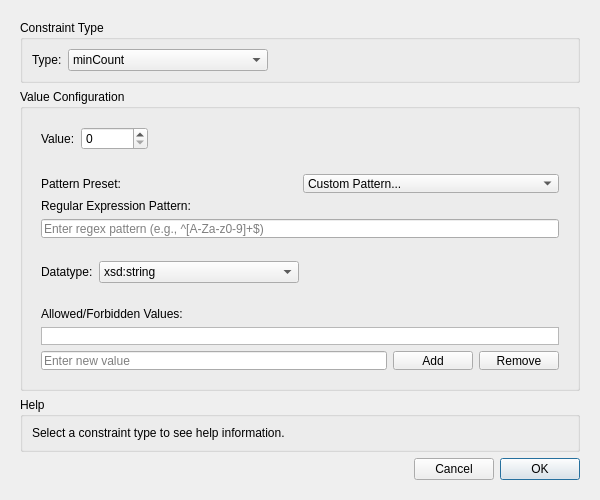
<?xml version="1.0" encoding="UTF-8"?>
<ui version="4.0">
 <class>ConstraintEditorDialog</class>
 <widget class="QDialog" name="ConstraintEditorDialog">
  <property name="geometry">
   <rect>
    <x>200</x>
    <y>200</y>
    <width>600</width>
    <height>500</height>
   </rect>
  </property>
  <property name="windowTitle">
   <string>Constraint Editor</string>
  </property>
  <property name="modal">
   <bool>true</bool>
  </property>
  <widget class="QWidget" name="centralwidget">
   <property name="geometry">
    <rect>
     <x>20</x>
     <y>20</y>
     <width>560</width>
     <height>460</height>
    </rect>
   </property>
   <layout class="QVBoxLayout" name="mainLayout">
    <item>
     <widget class="QGroupBox" name="constraintTypeGroup">
      <property name="title">
       <string>Constraint Type</string>
      </property>
      <layout class="QHBoxLayout" name="constraintTypeLayout">
       <item>
        <widget class="QLabel" name="constraintTypeLabel">
         <property name="text">
          <string>Type:</string>
         </property>
        </widget>
       </item>
       <item>
        <widget class="QComboBox" name="constraintTypeCombo">
         <property name="minimumSize">
          <size>
           <width>200</width>
           <height>0</height>
          </size>
         </property>
         <item>
          <property name="text">
           <string>minCount</string>
          </property>
         </item>
         <item>
          <property name="text">
           <string>maxCount</string>
          </property>
         </item>
         <item>
          <property name="text">
           <string>minLength</string>
          </property>
         </item>
         <item>
          <property name="text">
           <string>maxLength</string>
          </property>
         </item>
         <item>
          <property name="text">
           <string>pattern</string>
          </property>
         </item>
         <item>
          <property name="text">
           <string>datatype</string>
          </property>
         </item>
         <item>
          <property name="text">
           <string>in</string>
          </property>
         </item>
         <item>
          <property name="text">
           <string>notIn</string>
          </property>
         </item>
        </widget>
       </item>
       <item>
        <spacer name="constraintTypeSpacer">
         <property name="orientation">
          <enum>Qt::Horizontal</enum>
         </property>
         <property name="sizeHint" stdset="0">
          <size>
           <width>40</width>
           <height>20</height>
          </size>
         </property>
        </spacer>
       </item>
      </layout>
     </widget>
    </item>
    <item>
     <widget class="QGroupBox" name="valueConfigGroup">
      <property name="title">
       <string>Value Configuration</string>
      </property>
      <layout class="QVBoxLayout" name="valueConfigLayout">
       
       <!-- Numeric Value Field (for minCount, maxCount, minLength, maxLength) -->
       <item>
        <widget class="QWidget" name="numericValueWidget">
         <layout class="QHBoxLayout" name="numericValueLayout">
          <item>
           <widget class="QLabel" name="numericValueLabel">
            <property name="text">
             <string>Value:</string>
            </property>
           </widget>
          </item>
          <item>
           <widget class="QSpinBox" name="numericValueSpinBox">
            <property name="minimum">
             <number>0</number>
            </property>
            <property name="maximum">
             <number>999999</number>
            </property>
           </widget>
          </item>
          <item>
           <spacer name="numericValueSpacer">
            <property name="orientation">
             <enum>Qt::Horizontal</enum>
            </property>
            <property name="sizeHint" stdset="0">
             <size>
              <width>40</width>
              <height>20</height>
             </size>
            </property>
           </spacer>
          </item>
         </layout>
        </widget>
       </item>
       
       <!-- Pattern Value Field (for pattern constraints) -->
       <item>
        <widget class="QWidget" name="patternValueWidget">
         <layout class="QVBoxLayout" name="patternValueLayout">
          <item>
           <layout class="QHBoxLayout" name="patternPresetLayout">
            <item>
             <widget class="QLabel" name="patternPresetLabel">
              <property name="text">
               <string>Pattern Preset:</string>
              </property>
             </widget>
            </item>
            <item>
             <widget class="QComboBox" name="patternPresetCombo">
              <property name="minimumSize">
               <size>
                <width>250</width>
                <height>0</height>
               </size>
              </property>
              <item>
               <property name="text">
                <string>Custom Pattern...</string>
               </property>
              </item>
              <item>
               <property name="text">
                <string>Email Address</string>
               </property>
              </item>
              <item>
               <property name="text">
                <string>Phone (E.164 International)</string>
               </property>
              </item>
              <item>
               <property name="text">
                <string>URL/Website</string>
               </property>
              </item>
              <item>
               <property name="text">
                <string>Postal Code (Generic)</string>
               </property>
              </item>
              <item>
               <property name="text">
                <string>Date (ISO 8601)</string>
               </property>
              </item>
              <item>
               <property name="text">
                <string>UUID</string>
               </property>
              </item>
              <item>
               <property name="text">
                <string>IP Address (IPv4)</string>
               </property>
              </item>
             </widget>
            </item>
           </layout>
          </item>
          <item>
           <widget class="QLabel" name="patternValueLabel">
            <property name="text">
             <string>Regular Expression Pattern:</string>
            </property>
           </widget>
          </item>
          <item>
           <widget class="QLineEdit" name="patternValueEdit">
            <property name="placeholderText">
             <string>Enter regex pattern (e.g., ^[A-Za-z0-9]+$)</string>
            </property>
           </widget>
          </item>
         </layout>
        </widget>
       </item>
       
       <!-- Datatype Field (for datatype constraints) -->
       <item>
        <widget class="QWidget" name="datatypeValueWidget">
         <layout class="QHBoxLayout" name="datatypeValueLayout">
          <item>
           <widget class="QLabel" name="datatypeValueLabel">
            <property name="text">
             <string>Datatype:</string>
            </property>
           </widget>
          </item>
          <item>
           <widget class="QComboBox" name="datatypeCombo">
            <property name="minimumSize">
             <size>
              <width>200</width>
              <height>0</height>
             </size>
            </property>
            <item>
             <property name="text">
              <string>xsd:string</string>
             </property>
            </item>
            <item>
             <property name="text">
              <string>xsd:integer</string>
             </property>
            </item>
            <item>
             <property name="text">
              <string>xsd:float</string>
             </property>
            </item>
            <item>
             <property name="text">
              <string>xsd:boolean</string>
             </property>
            </item>
            <item>
             <property name="text">
              <string>xsd:date</string>
             </property>
            </item>
            <item>
             <property name="text">
              <string>xsd:dateTime</string>
             </property>
            </item>
            <item>
             <property name="text">
              <string>xsd:anyURI</string>
             </property>
            </item>
            <item>
             <property name="text">
              <string>xsd:decimal</string>
             </property>
            </item>
           </widget>
          </item>
          <item>
           <spacer name="datatypeValueSpacer">
            <property name="orientation">
             <enum>Qt::Horizontal</enum>
            </property>
            <property name="sizeHint" stdset="0">
             <size>
              <width>40</width>
              <height>20</height>
             </size>
            </property>
           </spacer>
          </item>
         </layout>
        </widget>
       </item>
       
       <!-- List Value Field (for 'in' and 'notIn' constraints) -->
       <item>
        <widget class="QWidget" name="listValueWidget">
         <layout class="QVBoxLayout" name="listValueLayout">
          <item>
           <widget class="QLabel" name="listValueLabel">
            <property name="text">
             <string>Allowed/Forbidden Values:</string>
            </property>
           </widget>
          </item>
          <item>
           <widget class="QListWidget" name="valueListWidget">
            <property name="minimumHeight">
             <number>100</number>
            </property>
           </widget>
          </item>
          <item>
           <layout class="QHBoxLayout" name="listButtonLayout">
            <item>
             <widget class="QLineEdit" name="newValueEdit">
              <property name="placeholderText">
               <string>Enter new value</string>
              </property>
             </widget>
            </item>
            <item>
             <widget class="QPushButton" name="addValueButton">
              <property name="text">
               <string>Add</string>
              </property>
             </widget>
            </item>
            <item>
             <widget class="QPushButton" name="removeValueButton">
              <property name="text">
               <string>Remove</string>
              </property>
             </widget>
            </item>
           </layout>
          </item>
         </layout>
        </widget>
       </item>
       
      </layout>
     </widget>
    </item>
    <item>
     <widget class="QGroupBox" name="helpGroup">
      <property name="title">
       <string>Help</string>
      </property>
      <layout class="QVBoxLayout" name="helpLayout">
       <item>
        <widget class="QLabel" name="helpTextLabel">
         <property name="text">
          <string>Select a constraint type to see help information.</string>
         </property>
         <property name="wordWrap">
          <bool>true</bool>
         </property>
        </widget>
       </item>
      </layout>
     </widget>
    </item>
    <item>
     <layout class="QHBoxLayout" name="buttonLayout">
      <item>
       <spacer name="buttonSpacer">
        <property name="orientation">
         <enum>Qt::Horizontal</enum>
        </property>
        <property name="sizeHint" stdset="0">
         <size>
          <width>40</width>
          <height>20</height>
         </size>
        </property>
       </spacer>
      </item>
      <item>
       <widget class="QPushButton" name="cancelButton">
        <property name="text">
         <string>Cancel</string>
        </property>
       </widget>
      </item>
      <item>
       <widget class="QPushButton" name="okButton">
        <property name="text">
         <string>OK</string>
        </property>
        <property name="default">
         <bool>true</bool>
        </property>
       </widget>
      </item>
     </layout>
    </item>
   </layout>
  </widget>
 </widget>
 <resources/>
 <connections/>
</ui>
